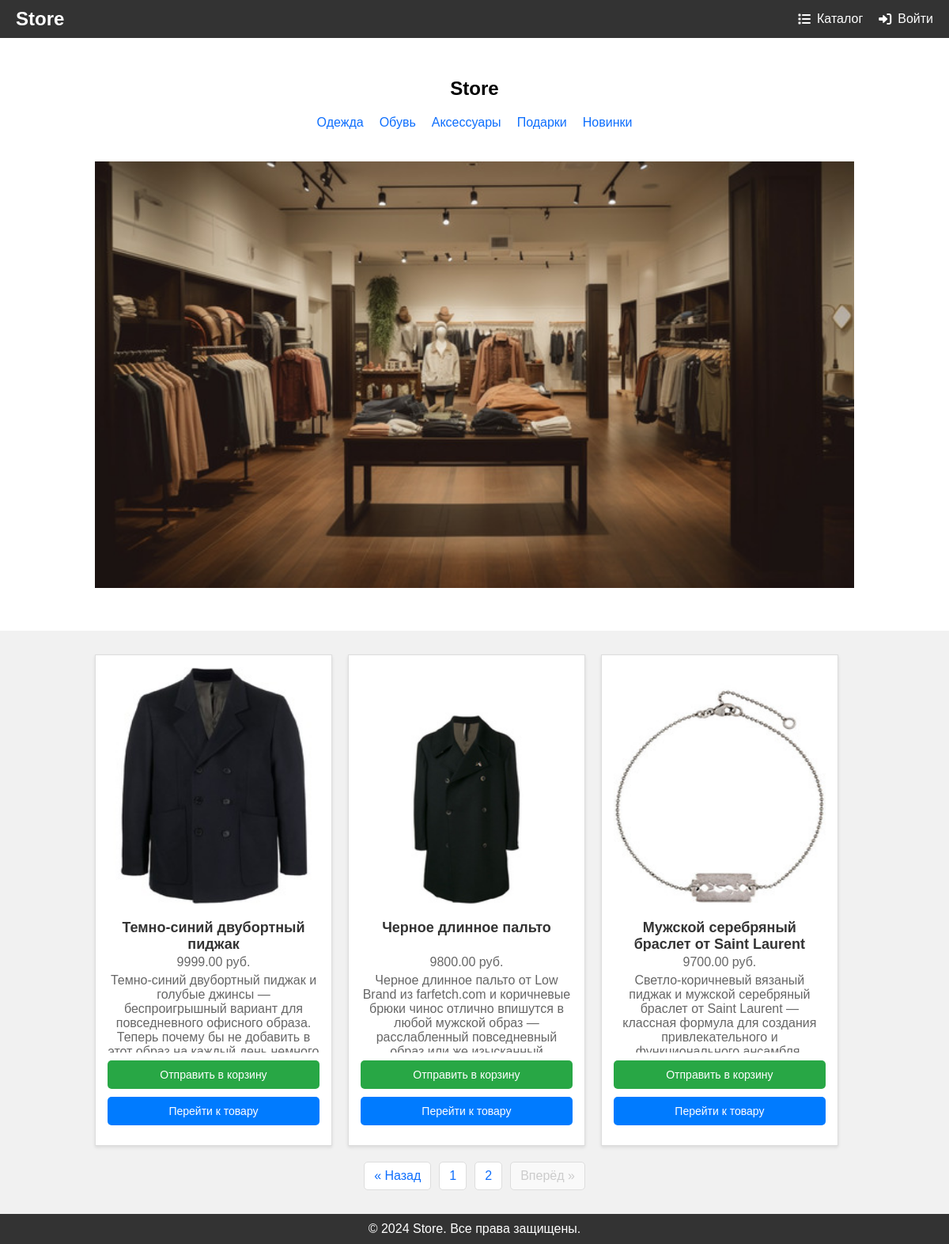
The app's page /products/page/2/ with its own data.
### products/models.py (models this page shows, shortened)
class ProductCategory(models.Model):
    name = models.CharField(max_length=128)
    description = models.TextField(null=True, blank=True)
    class Meta:
        verbose_name = 'category'
        verbose_name_plural = 'categories'

class Product(models.Model):
    name = models.CharField(max_length=256)
    description = models.TextField()
    price = models.DecimalField(max_digits=6, decimal_places=2)
    quantity = models.PositiveIntegerField(default=0)
    image = models.ImageField(upload_to='products_images')
    category = models.ForeignKey(to=ProductCategory, on_delete=models.CASCADE)
    class Meta:
        verbose_name = 'product'
        verbose_name_plural = 'products'

### products/views.py (the view)
# urls.py: path('', ProductsListView.as_view(), name='index'),
class ProductsListView(TitleMixin, ListView):
    model = Product
    template_name = 'products/products.html'
    paginate_by = 3
    title = 'Каталог товаров - Store'
    def get_queryset(self):
        queryset = super(ProductsListView, self).get_queryset()
        category_id = self.kwargs.get('category_id')
        return queryset.filter(category_id=category_id) if category_id else queryset
    def get_context_data(self, **kwargs):
        context = super(ProductsListView, self).get_context_data()
        context['categories'] = ProductCategory.objects.all()
        return context

### common/views.py (called while the page is built)
    def get_context_data(self, **kwargs):
        context = super(TitleMixin, self).get_context_data(**kwargs)
        context['title'] = self.title
        return context

### products/context_processors.py (called while the page is built)
def baskets(request):
    user = request.user
    return {'baskets': Basket.objects.filter(user=user) if user.is_authenticated else []}

### products/templates/products/products.html (shortened to what this page needs)
{% extends 'products/base.html' %}
{% load static %}
{% block content %}
<section id="hero">
    <h2><a href="{% url 'index' %}" style="color: black; text-decoration: none;">Store</a></h2>
    <nav>
        <ul>
            {% for category in categories %}
            <li><a href="{% url 'products:category' category.id %}">{{ category.name }}</a></li>
            {% endfor %}
        </ul>
    </nav>
    <img src="{% static 'images/products.jpg' %}" alt="Banner Image">
</section>
<section id="products">
    <div class="product-list">
        {% for product in object_list %}
        <div class="product">
            <img src="{{ product.image.url }}" alt="#">
            <h3>{{ product.name }}</h3>
            <p>{{ product.price }} руб.</p>
            <div class="product-description">
                <p>{{ product.description }}</p>
            </div>
            <a href="{% url 'products:basket_add' product.id %}"><button>Отправить в корзину</button></a>
            <a href="#" class="product-link">
                <button>Перейти к товару</button>
            </a>
        </div>
        {% endfor %}
    </div>
    {% if is_paginated %}
    <div class="pagination">
        {% if page_obj.has_previous %}
        <a href="{% url 'products:paginator' page_obj.previous_page_number %}" class="page-link">&laquo; Назад</a>
        {% else %}
        <span class="page-link disabled">&laquo; Назад</span>
        {% endif %}
        {% for page in paginator.page_range %}
            {% if page == products.number %}
            <span class="page-link current-page">{{ page }}</span>
            {% else %}
            <a href="{% url 'products:paginator' page %}" class="page-link">{{ page }}</a>
            {% endif %}
        {% endfor %}
        {% if page_obj.has_next %}
        <a href="{% url 'products:paginator' page_obj.next_page_number %}" class="page-link">Вперёд &raquo;</a>
        {% else %}
        <span class="page-link disabled">Вперёд &raquo;</span>
        {% endif %}
    </div>
    {% endif %}
</section>
{% endblock %}

### products/templates/products/base.html (style rules this page uses)
* { margin: 0; padding: 0; box-sizing: border-box; font-family: Arial, sans-serif; }
body { background-color: #f7f7f7; color: #333; }

### products/templates/products/products.html (style rules this page uses)
#hero { padding: 50px 10%; text-align: center; background-color: #fff; }
#hero img { width: 100%; max-width: 1000px; margin-top: 20px; }
#hero nav ul { display: flex; justify-content: center; gap: 20px; list-style: none; margin: 20px 0; }
#hero nav ul li a { text-decoration: none; color: #0d6efd; font-size: 16px; }
#products { padding: 30px 10%; background-color: #f1f1f1; }
.product-list { display: flex; flex-wrap: wrap; gap: 20px; justify-content: flex-start; }
.product { background-color: #fff; width: calc(33.33% - 20px); max-width: 300px; padding: 15px; border: 1px solid #ddd; box-shadow: 0 2px 4px rgba(0,0,0,0.1); text-align: center; }
.product img { width: 100%; height: 300px; margin-bottom: 10px; }
.product h3 { font-size: 18px; margin: 5px 0; height: 40px; overflow: hidden; }
.product p { font-size: 16px; color: #666; margin-bottom: 5px; }
.product-description { height: 100px; overflow: hidden; margin-bottom: 10px; }
.product button { background-color: #28a745; color: white; border: none; padding: 10px 20px; font-size: 14px; border-radius: 5px; display: inline-block; width: 100%; transition: background-color 0.3s, transform 0.3s; cursor: pointer; margin-bottom: 10px; }
.product-link button { background-color: #007bff; color: white; border: none; padding: 10px 20px; font-size: 14px; border-radius: 5px; display: inline-block; width: 100%; transition: background-color 0.3s, transform 0.3s; cursor: pointer; }
.pagination { display: flex; justify-content: center; gap: 10px; margin-top: 20px; font-size: 16px; }
.page-link { text-decoration: none; color: #0d6efd; padding: 8px 12px; border: 1px solid #ddd; border-radius: 5px; background-color: #fff; transition: background-color 0.3s, color 0.3s; }
.page-link.disabled { color: #ccc; cursor: not-allowed; pointer-events: none; background-color: #f9f9f9; border: 1px solid #ddd; }

### records on screen
ProductCategory: name "Одежда"
ProductCategory: name "Обувь"
ProductCategory: name "Аксессуары"
ProductCategory: name "Подарки"
ProductCategory: name "Новинки"
Product: image (picture), name "Темно-синий двубортный пиджак", price "9999.00", description "Темно-синий двубортный пиджак и голубые джинсы — беспроигрышный вариант для повседневного офисного образа. Теперь почему бы не добавить в…"
Product: image (picture), name "Черное длинное пальто", price "9800.00", description "Черное длинное пальто от Low Brand из farfetch.com и коричневые брюки чинос отлично впишутся в любой мужской образ — расслабленный повседневный…"
Product: image (picture), name "Мужской серебряный браслет от Saint Laurent", price "9700.00", description "Светло-коричневый вязаный пиджак и мужской серебряный браслет от Saint Laurent — классная формула для создания привлекательного и…"

### other values on screen
{{ page }} "1" "2"
